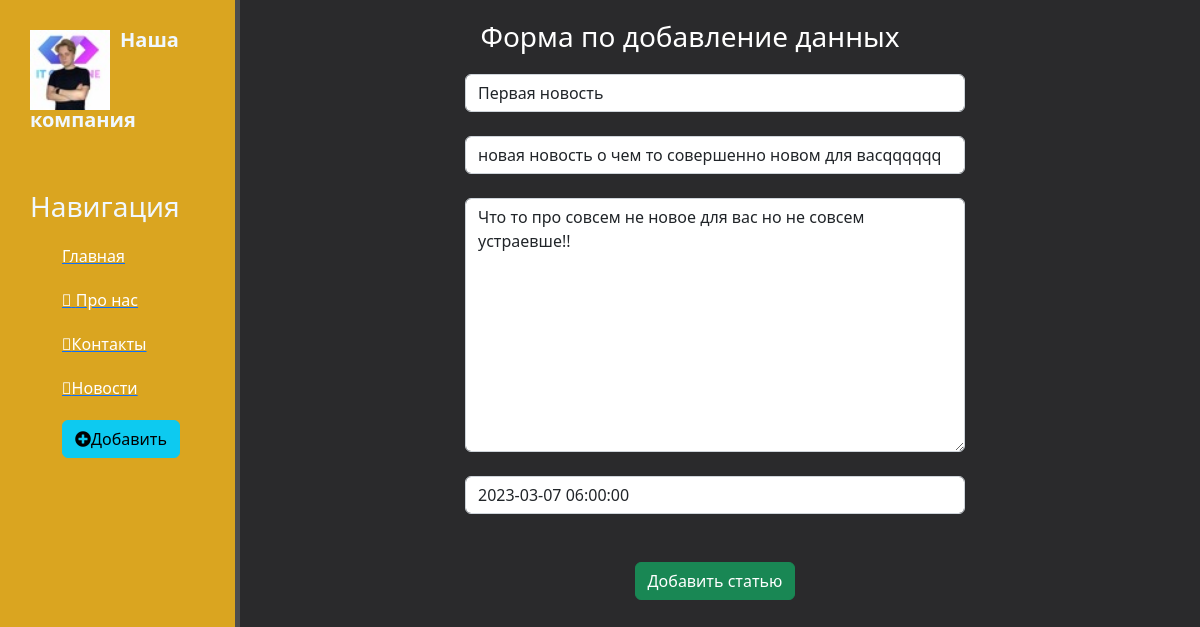
Page /news/4/update on the committed database.
### news/models.py (models this page shows, shortened)
class Article(models.Model):
    title = models.CharField('Название', max_length=55, default='')
    anons = models.CharField('Анонс', max_length=255)
    full_text = models.TextField('Статья')
    date = models.DateTimeField('Дата публикации')
    class Meta:
        verbose_name = 'Новость'
        verbose_name_plural = 'Новости'

### news/views.py (the view)
# urls.py: path('<int:pk>/update', views.NewUpdateView.as_view(), name='news-update'),
class NewUpdateView(UpdateView):
    model = Article
    template_name = 'news/create.html'
    form_class = ArticleForm

### news/forms.py
class ArticleForm(ModelForm):
    class Meta:
        model = Article
        fields = ['title', 'anons', 'full_text', 'date']
        widgets = {
            'title': TextInput(attrs={
                'class': 'form-control',
                'placeholder': 'Название статьи'
            }),
            'anons': TextInput(attrs={
                'class': 'form-control',
                'placeholder': 'Анонс статьи'
            }),
            'full_text': Textarea(attrs={
                'class': 'form-control',
                'placeholder': 'Текст статьи'
            }),
            'date': DateTimeInput(attrs={
                'class': 'form-control',
                'placeholder': 'Дата публикации'
            })
        }

### news/templates/news/create.html (shortened to what this page needs)
{% extends 'main/base.html' %}
{% block content %}
    <div class="features">
        <h3>Форма по добавление данных</h3>
        <form method="post">
            {{ form.title }}<br>
            {{ form.anons }}<br>
            {{ form.full_text }}<br>
            {{ form.date }}<br>
            <br>
             <button class="btn btn-success" type="submit">Добавить статью</button>
        </form>
    </div>
{% endblock %}

### main/static/main/css/main.css (style rules this page uses)
body { background: #2a2a2c; }
main .features { float: left; color: #fff; margin-top: 20px; text-align: center; width: 75%; }
form { margin-left: 25%; width: 500px; margin-top: 20px; }

### rows in the picture
Article: title "Первая новость", anons "новая новость о чем то совершенно новом для васqqqqqq", full_text "Что то про совсем не новое для вас но не совсем устраевше!!", date "2023-03-07 06:00:00"
